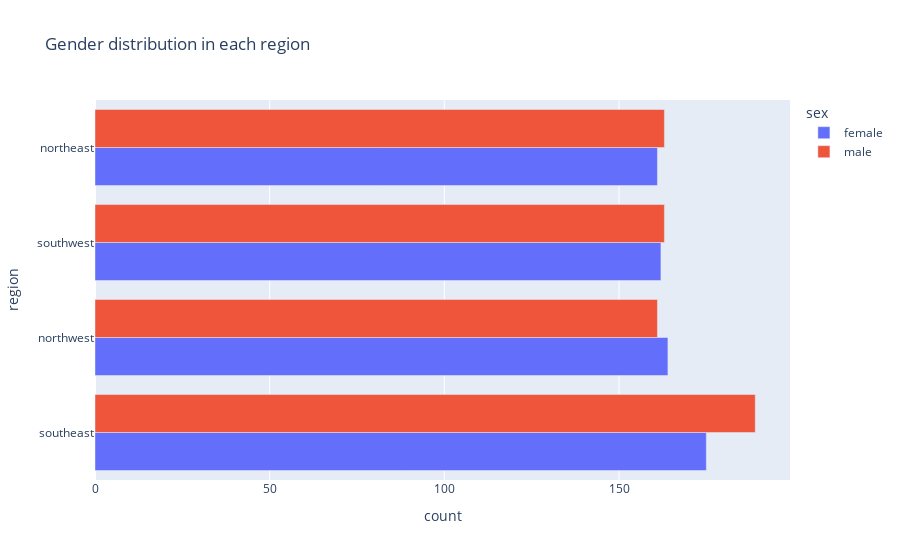

The notebook cell saved with this chart:
### Code cell
# Constructing a horizontal chart 
px.bar(sex_region, x="count", y="region", color="sex", title="Gender distribution in each region", barmode="group")

### Figure 1 — Plotly figure (JSON) as saved in the notebook; plotly's stock layout.template omitted (floating-point values rounded to 4 significant figures)
{"data": [{"alignmentgroup": "True", "hovertemplate": "sex=female<br>count=%{x}<br>region=%{y}<extra></extra>", "legendgroup": "female", "marker": {"color": "#636efa", "pattern": {"shape": ""}}, "name": "female", "offsetgroup": "female", "orientation": "h", "showlegend": true, "textposition": "auto", "type": "bar", "x": [175, 164, 162, 161], "xaxis": "x", "y": ["southeast", "northwest", "southwest", "northeast"], "yaxis": "y"}, {"alignmentgroup": "True", "hovertemplate": "sex=male<br>count=%{x}<br>region=%{y}<extra></extra>", "legendgroup": "male", "marker": {"color": "#EF553B", "pattern": {"shape": ""}}, "name": "male", "offsetgroup": "male", "orientation": "h", "showlegend": true, "textposition": "auto", "type": "bar", "x": [189, 163, 163, 161], "xaxis": "x", "y": ["southeast", "northeast", "southwest", "northwest"], "yaxis": "y"}], "layout": {"barmode": "group", "legend": {"title": {"text": "sex"}, "tracegroupgap": 0}, "title": {"text": "Gender distribution in each region"}, "xaxis": {"anchor": "y", "domain": [0, 1], "title": {"text": "count"}}, "yaxis": {"anchor": "x", "domain": [0, 1], "title": {"text": "region"}}}}
